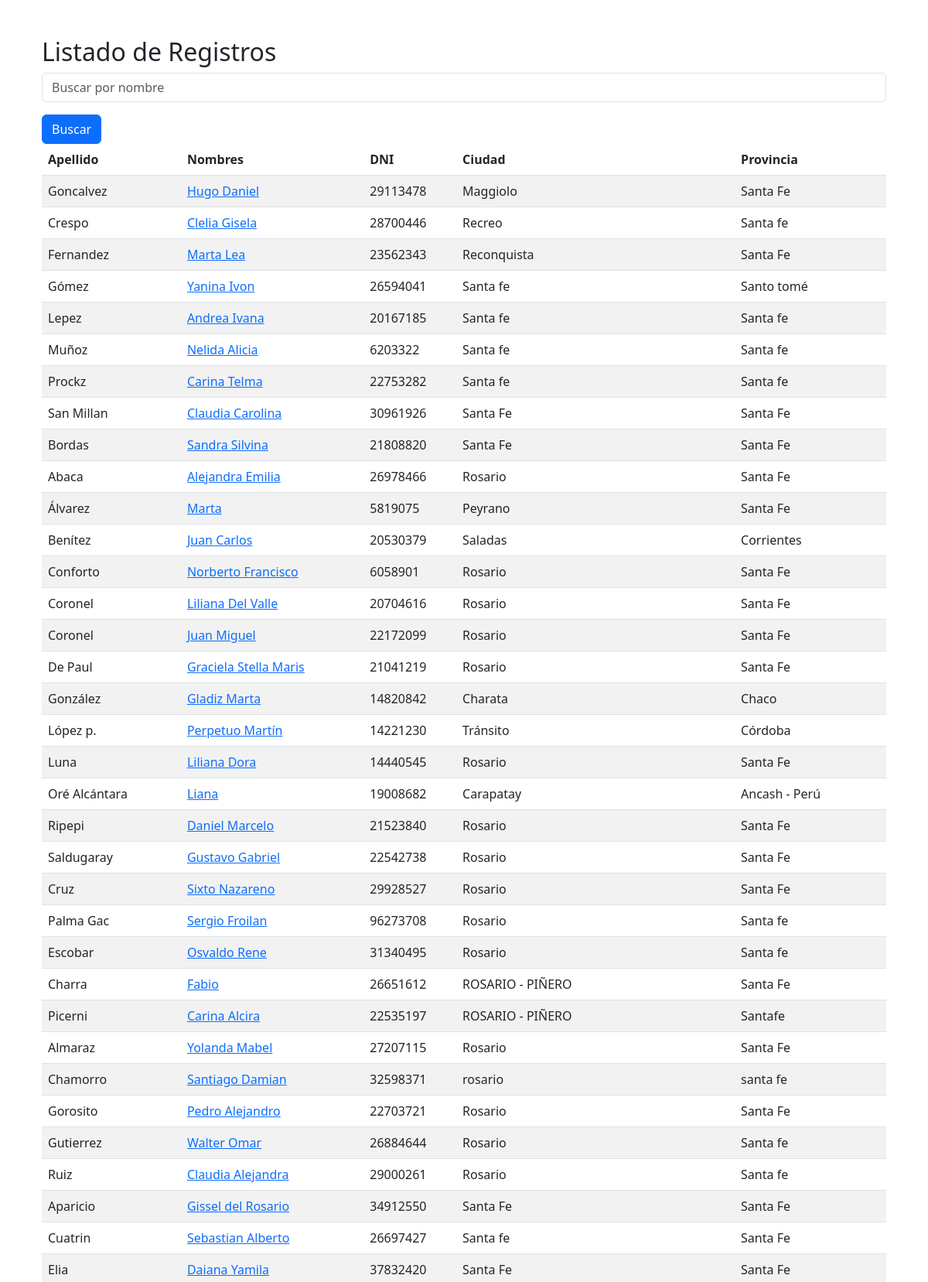
Screenshot of /listado/ (signed in, upper part) with the database file from the repository.
### registro/models.py (models this page shows, shortened)
class Registro(models.Model):
    id = models.AutoField(primary_key=True)  # Este es el campo id
    apellido = models.CharField(max_length=100)
    nombres = models.CharField(max_length=100)
    dni = models.CharField(max_length=20)
    fecha_nac = models.DateField()
    ciudad = models.CharField(max_length=100)
    provincia = models.CharField(max_length=100)
    nombre_apellido_paterno = models.CharField(max_length=100)
    nombre_apellido_materno = models.CharField(max_length=100)
    celular = models.CharField(max_length=20)
    domicilio_actual = models.CharField(max_length=255)
    correo_electronico = models.EmailField()
    foto = models.ImageField(upload_to='static/fotos/')
    ministerio = models.CharField(max_length=100)
    registro = models.CharField(max_length=100)
    unidad_carcelaria = models.CharField(max_length=100)
    tipo_pabellon = models.CharField(max_length=100)
    numero_pabellon = models.CharField(max_length=100)
    seccion_pabellon = models.CharField(max_length=100)
    otros_pabellon = models.CharField(max_length=255, blank=True, null=True)
    autorizacion_iglesia = models.FileField(upload_to='static/autorizaciones/')
    activo = models.BooleanField(default=True)  # Campo para marcar como activo o inactivo

### registro/views.py (the view)
# urls.py: path('listado/', views.listado_registros, name='listado_registros'),
@login_required
def listado_registros(request):
    query = request.GET.get('q')
    if query:
        registros = Registro.objects.filter(nombres__icontains=query)
    else:
        registros = Registro.objects.all().order_by('ministerio')
        nombre = request.GET.get('nombre')
        apellido = request.GET.get('apellido')
        dni = request.GET.get('dni')
        activo = request.GET.get('activo')
        if nombre:
            registros = registros.filter(nombres__icontains=nombre)
        if apellido:
            registros = registros.filter(apellido__icontains=apellido)
        if dni:
            registros = registros.filter(dni__icontains=dni)
        if activo is not None:
            registros = registros.filter(activo=activo)
    return render(request, 'listado.html', {'registros': registros})

### mecec_project/registro/templates/listado.html (shortened to what this page needs)
{% load static %}
<!DOCTYPE html>
<html lang="es">
<head>
    <link href="https://cdn.jsdelivr.net/npm/bootstrap@5.3.0/dist/css/bootstrap.min.css" rel="stylesheet">
</head>
<body>
    <div class="container">
        <div class="container">
            <h2 class="mt-5">Listado de Registros</h2>
            <form method="get" action="{% url 'registro:listado_registros' %}">
                <div class="mb-3">
                    <input type="text" name="q" class="form-control" placeholder="Buscar por nombre" value="{{ request.GET.q }}">
                </div>
                <button type="submit" class="btn btn-primary">Buscar</button>
            </form>
            <table class="table table-striped">
                <thead>
                    <tr>
                        <th>Apellido</th>
                        <th>Nombres</th>
                        <th>DNI</th>
                        <th>Ciudad</th>
                        <th>Provincia</th>
                    </tr>
                </thead>
                <tbody>
                    {% for registro in registros %}
                    <tr>
                        <td>{{ registro.apellido }}</td>
                        <td><a href="{% url 'registro:registro_detalle' registro.id %}">{{ registro.nombres }}</a></td>
                        <td>{{ registro.dni }}</td>
                        <td>{{ registro.ciudad }}</td>
                        <td>{{ registro.provincia }}</td>
                    </tr>
                    {% endfor %}
                </tbody>
            </table>
        </div>
    </div>
</body>
</html>

### rows the page displays
Registro: apellido "Goncalvez", nombres "Hugo Daniel", dni "29113478", ciudad "Maggiolo", provincia "Santa Fe"
Registro: apellido "Crespo", nombres "Clelia Gisela", dni "28700446", ciudad "Recreo", provincia "Santa fe"
Registro: apellido "Fernandez", nombres "Marta Lea", dni "23562343", ciudad "Reconquista", provincia "Santa Fe"
Registro: apellido "Gómez", nombres "Yanina Ivon", dni "26594041", ciudad "Santa fe", provincia "Santo tomé"
Registro: apellido "Lepez", nombres "Andrea Ivana", dni "20167185", ciudad "Santa fe", provincia "Santa fe"
Registro: apellido "Muñoz", nombres "Nelida Alicia", dni "6203322", ciudad "Santa fe", provincia "Santa fe"
Registro: apellido "Prockz", nombres "Carina Telma", dni "22753282", ciudad "Santa fe", provincia "Santa fe"
Registro: apellido "San Millan", nombres "Claudia Carolina", dni "30961926", ciudad "Santa Fe", provincia "Santa Fe"
Registro: apellido "Bordas", nombres "Sandra Silvina", dni "21808820", ciudad "Santa Fe", provincia "Santa Fe"
Registro: apellido "Abaca", nombres "Alejandra Emilia", dni "26978466", ciudad "Rosario", provincia "Santa Fe"
Registro: apellido "Álvarez", nombres "Marta", dni "5819075", ciudad "Peyrano", provincia "Santa Fe"
Registro: apellido "Benítez", nombres "Juan Carlos", dni "20530379", ciudad "Saladas", provincia "Corrientes"
Registro: apellido "Conforto", nombres "Norberto Francisco", dni "6058901", ciudad "Rosario", provincia "Santa Fe"
Registro: apellido "Coronel", nombres "Liliana Del Valle", dni "20704616", ciudad "Rosario", provincia "Santa Fe"
Registro: apellido "Coronel", nombres "Juan Miguel", dni "22172099", ciudad "Rosario", provincia "Santa Fe"
Registro: apellido "De Paul", nombres "Graciela Stella Maris", dni "21041219", ciudad "Rosario", provincia "Santa Fe"
Registro: apellido "González", nombres "Gladiz Marta", dni "14820842", ciudad "Charata", provincia "Chaco"
Registro: apellido "López p.", nombres "Perpetuo Martín", dni "14221230", ciudad "Tránsito", provincia "Córdoba"
Registro: apellido "Luna", nombres "Liliana Dora", dni "14440545", ciudad "Rosario", provincia "Santa Fe"
Registro: apellido "Oré Alcántara", nombres "Liana", dni "19008682", ciudad "Carapatay", provincia "Ancash - Perú"
Registro: apellido "Ripepi", nombres "Daniel Marcelo", dni "21523840", ciudad "Rosario", provincia "Santa Fe"
Registro: apellido "Saldugaray", nombres "Gustavo Gabriel", dni "22542738", ciudad "Rosario", provincia "Santa Fe"
Registro: apellido "Cruz", nombres "Sixto Nazareno", dni "29928527", ciudad "Rosario", provincia "Santa Fe"
Registro: apellido "Palma Gac", nombres "Sergio Froilan", dni "96273708", ciudad "Rosario", provincia "Santa fe"
Registro: apellido "Escobar", nombres "Osvaldo Rene", dni "31340495", ciudad "Rosario", provincia "Santa fe"
Registro: apellido "Charra", nombres "Fabio", dni "26651612", ciudad "ROSARIO - PIÑERO", provincia "Santa Fe"
Registro: apellido "Picerni", nombres "Carina Alcira", dni "22535197", ciudad "ROSARIO - PIÑERO", provincia "Santafe"
Registro: apellido "Almaraz", nombres "Yolanda Mabel", dni "27207115", ciudad "Rosario", provincia "Santa Fe"
Registro: apellido "Chamorro", nombres "Santiago Damian", dni "32598371", ciudad "rosario", provincia "santa fe"
Registro: apellido "Gorosito", nombres "Pedro Alejandro", dni "22703721", ciudad "Rosario", provincia "Santa Fe"
Registro: apellido "Gutierrez", nombres "Walter Omar", dni "26884644", ciudad "Rosario", provincia "Santa fe"
Registro: apellido "Ruiz", nombres "Claudia Alejandra", dni "29000261", ciudad "Rosario", provincia "Santa fe"
Registro: apellido "Aparicio", nombres "Gissel del Rosario", dni "34912550", ciudad "Santa Fe", provincia "Santa Fe"
Registro: apellido "Cuatrin", nombres "Sebastian Alberto", dni "26697427", ciudad "Santa fe", provincia "Santa Fe"
Registro: apellido "Elia", nombres "Daiana Yamila", dni "37832420", ciudad "Santa Fe", provincia "Santa Fe"
